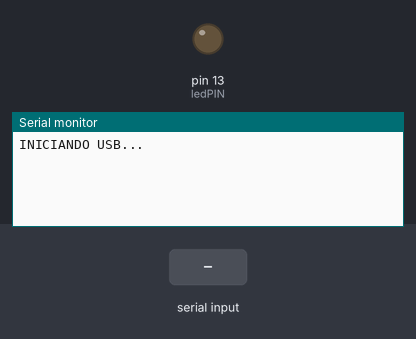
This sketch was run on a simulated Arduino Mega 2560, built with avr-gcc and run on an emulated ATmega2560. On the bench: output pins drawn as LEDs (lit = HIGH), the last lines printed to the serial monitor. The inputs (shaded band) are chosen by the test bench.

Above: at 1.3 s.
1.4 s: "90,45\n" received over the second serial link
At 2.8 s:
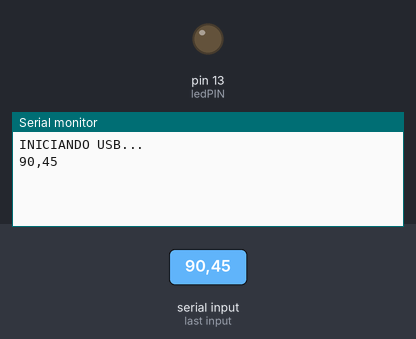
3.8 s: "3\n" received over the second serial link
At 5.9 s:
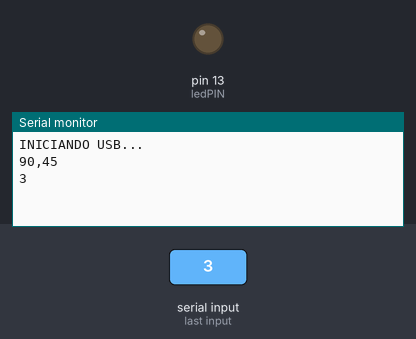

Measured:
- after the input at 1.4 s, the serial monitor: prints a new line after 1.0 s (image 1)
- after the input at 3.8 s, the serial monitor: prints a new line after 1.0 s (image 2)

The sketch:

BTDataReceiveMega.ino
```cpp
String lecturaBT;
int ledPIN = 13;

void setup()
{   Serial1.begin(115200);
    Serial1.write("INICIANDO BT...");
    Serial.begin(115200);
    Serial.println("INICIANDO USB...");
    pinMode(ledPIN, OUTPUT);
    delay(100);
}

void loop() {
    if(Serial.available() > 0) {
      Serial1.write(Serial.read());
      Serial.flush();
    }
   if (Serial1.available() > 0) {
    //Serial1.println("Reescribiendo");
    lecturaBT = Serial1.readString();

    Serial1.println(lecturaBT);
    Serial1.println(lecturaBT.length());

    if (lecturaBT.length() == 3) {
      int encendido = lecturaBT.toInt();
      if(encendido == 0) {
        Serial.println("Apagar TELEFONO");
        digitalWrite(ledPIN, LOW);
      } else if (encendido == 1) {
        Serial.println("Encender TELEFONO");
        digitalWrite(ledPIN, HIGH);
      }
    } else {
    Serial.println(lecturaBT);
    Serial1.flush();
   }
  }
}
```
